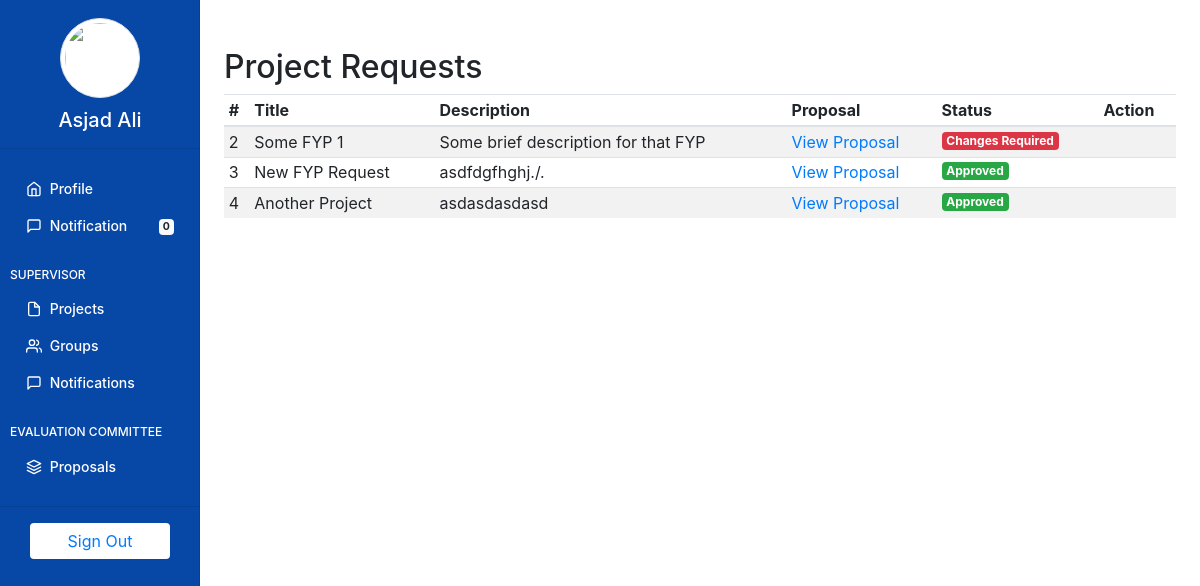
The app's page /faculty/portal/coordinator/projects/ (signed in) with its own data.
### app/models.py (models this page shows, shortened)
class User(AbstractUser):
    is_student = models.BooleanField(default=False)
    is_faculty = models.BooleanField(default=False)

class Faculty(models.Model):
    user = models.OneToOneField(settings.AUTH_USER_MODEL, on_delete=models.CASCADE)
    is_supervisor = models.BooleanField(default=False)
    is_coordinator = models.BooleanField(default=False)
    is_committee_member = models.BooleanField(default=False)
    is_committee_head = models.BooleanField(default=False)
    is_evaluation_committee = models.BooleanField(default=False)
    is_active = models.BooleanField(default=True)
    image = models.ImageField(upload_to="faculty/", blank=True, null=True)
    created_at = models.DateTimeField(auto_now_add=True)
    updated_at = models.DateTimeField(auto_now=True)
    def get_current_notification_count(self):
        return self.faculty_receiver.filter(is_seen=False).count()

class Project(models.Model):
    supervisor = models.ForeignKey(Faculty, on_delete=models.CASCADE)
    title = models.CharField(max_length=255)
    description = models.CharField(max_length=300)
    proposal = models.FileField(upload_to="projects/proposals/")
    is_active = models.BooleanField(default=True)
    created_at = models.DateTimeField(auto_now_add=True)
    updated_at = models.DateTimeField(auto_now=True)

### app/views.py (the view)
# urls.py: path('faculty/portal/coordinator/projects/', views.coordinator_projects,
@login_required
def coordinator_projects(request):
    context = {
        'projects': Project.objects.all()
    }
    return render(request, 'app/faculty/coordinator/projects.html', context)

### app/templates/app/faculty/coordinator/projects.html (shortened to what this page needs)
{% extends 'app/faculty/base.html' %}
{% block content %}
    <h2>Project Requests</h2>
    <div class="table-responsive">
        <table class="table table-striped table-sm">
            <thead>
            <tr>
                <th>#</th>
                <th>Title</th>
                <th>Description</th>
                <th>Proposal</th>
                <th>Status</th>
                <th>Action</th>
            </tr>
            </thead>
            <tbody>
            {% for p in projects %}
                <tr>
                    <td>{{ p.id }}</td>
                    <td>{{ p.title }}</td>
                    <td>{{ p.description }}</td>
                    <td><a href="{{ p.proposal.url }}" target="_blank">View Proposal</a></td>
                    <td>
                        {% if p.projectrequest.is_active %}
                            {% if p.projectrequest.is_accepted %}
                                <span class="badge badge-success">Approved</span>
                            {% elif p.projectrequest.is_forwarded %}
                                <span class="badge badge-primary">Under Evaluation</span>
                            {% elif p.projectrequest.is_need_changes %}
                                <span class="badge badge-danger">Changes Required</span>
                            {% else %}
                                <span class="badge badge-warning">Pending</span>
                            {% endif %}
                        {% else %}
                            <span class="badge badge-danger">Rejected</span>
                        {% endif %}
                    </td>
                    <td>
                    </td>
                </tr>
            {% empty %}
                No Projects added yet
            {% endfor %}
            </tbody>
        </table>
    </div>
{% endblock %}

### app/templates/app/faculty/base.html (shortened to what this page needs)
{% load static %}
<html lang="en">
<head>
    <link href="{% static 'app/css/bootstrap/bootstrap.min.css' %}" rel="stylesheet">
    <link rel="stylesheet" href="{% static 'app/css/fontawesome/css/all.css' %}">
    <link href="{% static 'app/css/site/dashboard.css' %}" rel="stylesheet">
</head>
<body>
{% if request.user.faculty.is_active %}
    <div class="container-fluid">
        <div class="row">
            <nav class="col-md-2 d-none d-md-block bg-bb sidebar">
                <div class="user text-center" style="color: white;">
                    <img src="{% static 'app/images/placeholder.jpg' %}" alt="" width="80px" height="80px"
                         class="img-thumbnail rounded-circle">
                    <h5 style="margin: 10px 0 0 0;">{{ user.first_name }}</h5>
                </div>
                <hr>
                <div class="sidebar-sticky">
                    <ul class="nav flex-column">
                        <li class="nav-item">
                            <a class="nav-link {% block fac_link_profile %}{% endblock %}" href="#">
                                <span data-feather="home"></span>
                                Profile
                            </a>
                        </li>
                        <li class="nav-item">
                            <a class="nav-link {% block fac_link_notification %}{% endblock %}"
                               href="{% url 'faculty-notifications' %}">
                                <span data-feather="message-square"></span>
                                Notification <span
                                    class="badge badge-light float-right mt-1">{{ request.user.faculty.get_current_notification_count }}</span>
                            </a>
                        </li>
                    </ul>
                    {% if user.faculty.is_supervisor %}
                        <h6 class="sidebar-heading mt-4" style="color: white;">
                            <span>Supervisor</span>
                        </h6>
                        <ul class="nav flex-column">
                            <li class="nav-item">
                                <a class="nav-link {% block fac_link_supervisor_projects %}{% endblock %}"
                                   href="{% url 'faculty-supervisor-projects' %}">
                                    <span data-feather="file"></span>
                                    Projects
                                </a>
                            </li>
                            <li class="nav-item">
                                <a class="nav-link {% block fac_link_group %}{% endblock %}"
                                   href="{% url 'faculty-supervisor-groups' %}">
                                    <span data-feather="users"></span>
                                    Groups
                                </a>
                            </li>
                            <li class="nav-item">
                                <a class="nav-link" href="#">
                                    <span data-feather="message-square"></span>
                                    Notifications
                                </a>
                            </li>
                        </ul>
                    {% endif %}
                    {% if user.faculty.is_evaluation_committee %}
                        <h6 class="sidebar-heading mt-4" style="color: white;">
                            <span>Evaluation Committee</span>
                        </h6>
                        <ul class="nav flex-column">
                            <li class="nav-item">
                                <a class="nav-link {% block fac_link_ec_proposal %}{% endblock %}"
                                   href="{% url 'faculty-ec-proposals' %}">
                                    <span data-feather="layers"></span>
                                    Proposals
                                </a>
                            </li>
                        </ul>
                    {% endif %}
                </div>
                <div class="text-center">
                    <hr>
                    <a href="{% url 'logout' %}" class="btn btn-white mt-2 mb-5">Sign Out</a>
                </div>
            </nav>
            <main role="main" class="col-md-9 ml-sm-auto col-lg-10 px-4">
                {% block content %}
                {% endblock %}
            </main>
        </div>
    </div>
{% else %}
    <div class="d-flex justify-content-center align-items-center" style="height: 100vh; width: 100%;">
        <p class="display-4 text-muted">You no longer have access to portal.</p>
    </div>
{% endif %}
</body>
</html>

### app/static/app/css/site/dashboard.css (style rules this page uses)
body { font-size: .875rem; }
.feather { width: 16px; height: 16px; vertical-align: text-bottom; }
.sidebar { position: fixed; top: 0; left: 0; height: 100vh; z-index: 100; padding: 18px 0; box-shadow: inset -1px 0 0 rgba(0, 0, 0, .1); }
.sidebar-sticky { position: relative; top: 0; max-height: 55vh; padding: 5px 10px; overflow-x: hidden; overflow-y: auto; }
.sidebar .nav-link { font-weight: 500; color: white; }
.sidebar .nav-link .feather { margin-right: 4px; color: white; }
.sidebar-heading { font-size: .75rem; text-transform: uppercase; }
[role="main"] { padding-top: 48px; }
.bg-bb { background-color: #0747A6; }
.btn-white { display: block; box-sizing: border-box; width: 70%; background-color: white; border: none; margin: 0 auto; transition: all .4s; }

### records on screen
User: first_name "Asjad Ali", user.faculty.get_current_notification_count "0"
Project: id "2", title "Some FYP 1", description "Some brief description for that FYP", shows "Changes Required"
Project: id "3", title "New FYP Request", description "asdfdgfhghj./.", shows "Approved"
Project: id "4", title "Another Project", description "asdasdasdasd", shows "Approved"
